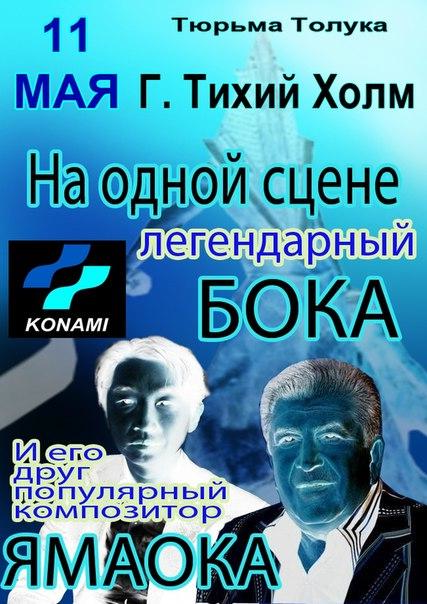
#> input picture lab5/output_image.png, 427 x 604 px
$ python 0.py
#> lines starting #> are read from the running program, lines starting #| are printed output that depends on the picture
#> the answer given: output_image.png
from PIL import Image
from functools import reduce

def invert(pixel):
    return tuple(255 - channel for channel in pixel)

def pixel_generator(image):
    width, height = image.size
    for y in range(height):
        for x in range(width):
            yield image.getpixel((x, y))

def process_image(input_path, output_path):
#> called with input_path = 'output_image.png', output_path = 'output_image.png'
    with Image.open(input_path) as img:
#> img is the input picture: PIL image 427x604 RGB; mean R, G, B 81.5, 145.3, 167.7
        inverted_pixels = map(invert, pixel_generator(img))

        width, height = img.size
#> width = 427; height = 604
        inverted_img = Image.new("RGB", (width, height))
#> inverted_img: PIL image 427x604 RGB; every value is 0

        for y in range(height):
            for x in range(width):
                inverted_img.putpixel((x, y), next(inverted_pixels))
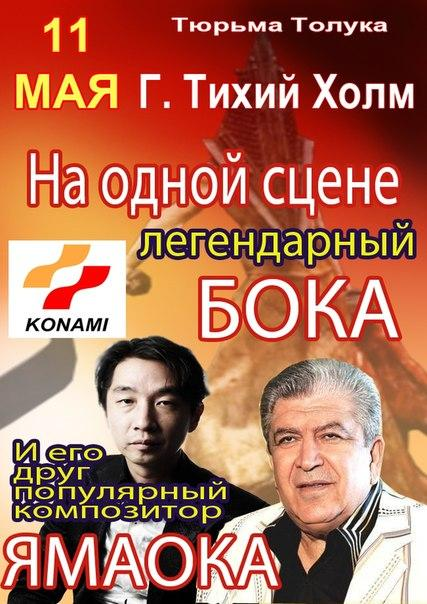
#> inverted_img: PIL image 427x604 RGB; mean R, G, B 173.5, 109.7, 87.3

        inverted_img.save(output_path)

input_image_path = input()
output_image_path = 'output_image.png'
process_image(input_image_path, output_image_path)
